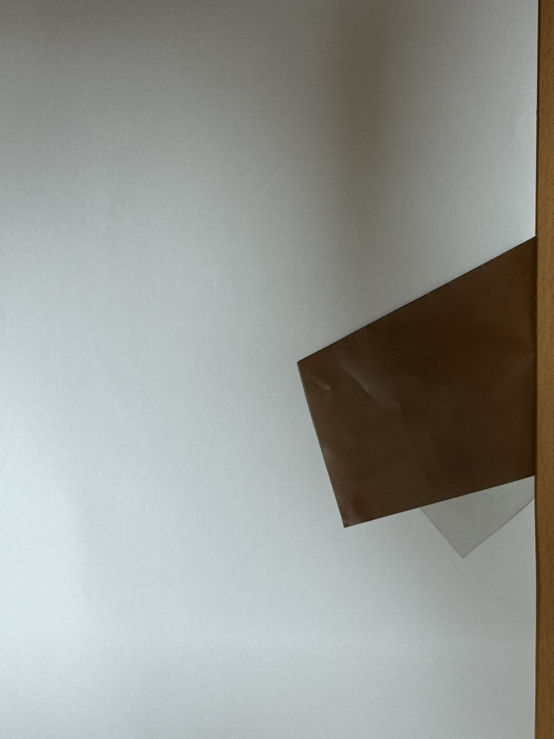
#> input picture fold_paper_2/img/4.jpg, 1108 x 1477 px, found by its file name (shown at 1/2 size)
$ python PaperDetector_edge.py
#> lines starting #> are read from the running program, lines starting #| are printed output that depends on the picture; after the words box and inside, x2 and y2 are one past the last pixel; in counts of white or black regions, pixels touching at a corner belong together
import cv2
import numpy as np


class PaperDetector_edges:
    def __init__(self, image_path):
        self.image_path = image_path
        self.original = None
        self.result = None
        self.contour = None
        self.paper_region = None

    def detect_paper_by_color(self):
        image = cv2.imread(self.image_path)
#> image is the input picture: shape (1477, 1108, 3); mean B, G, R 146.1, 150.9, 148.8
        if image is None:
            print("無法讀取圖像檔案")
            return None, None, None

        # 轉換為灰度圖像
        gray = cv2.cvtColor(image, cv2.COLOR_BGR2GRAY)
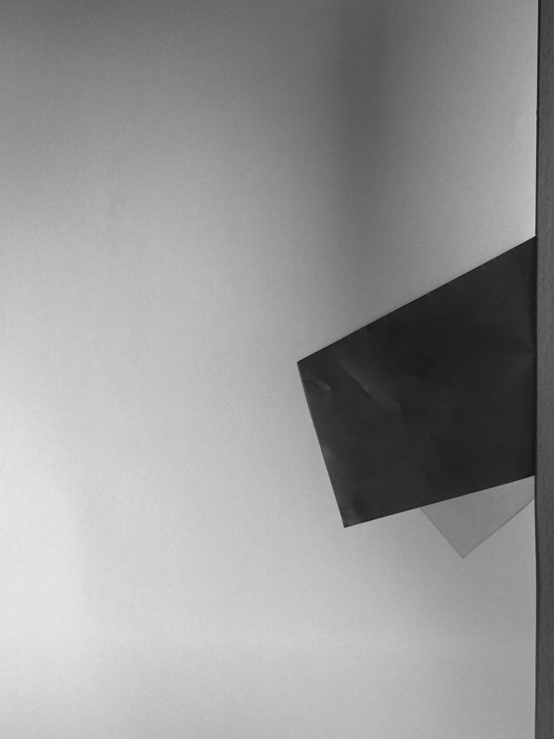
#> gray: shape (1477, 1108) (shown at 1/2 size); min 13, max 233, mean 149.7

        # 高斯模糊降噪
        blurred = cv2.GaussianBlur(gray, (5, 5), 0)

        # Canny邊緣檢測
        edges = cv2.Canny(blurred, 20, 100)
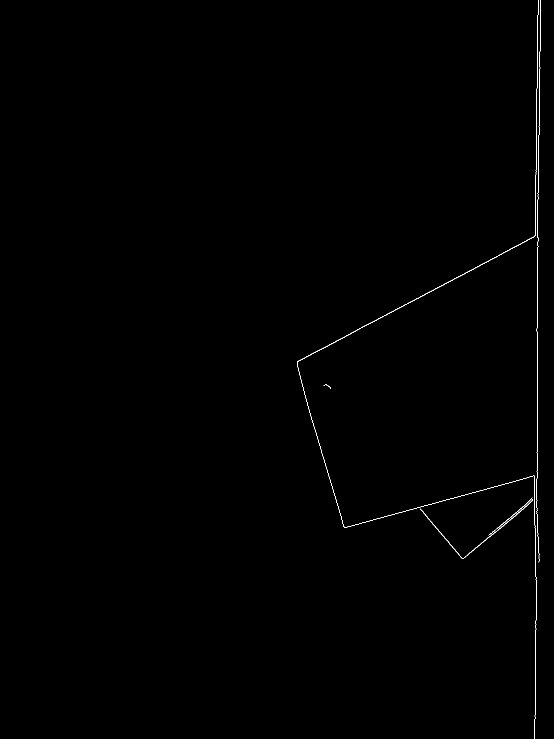
#> edges: shape (1477, 1108) (shown at 1/2 size); 0.25% white in thin lines or dots, all inside (x1, y1, x2, y2) = (594, 0, 1082, 1477)

        # 形態學操作來連接斷開的邊緣
        kernel = np.ones((3, 3), np.uint8)
        edges = cv2.morphologyEx(edges, cv2.MORPH_CLOSE, kernel, iterations=2)
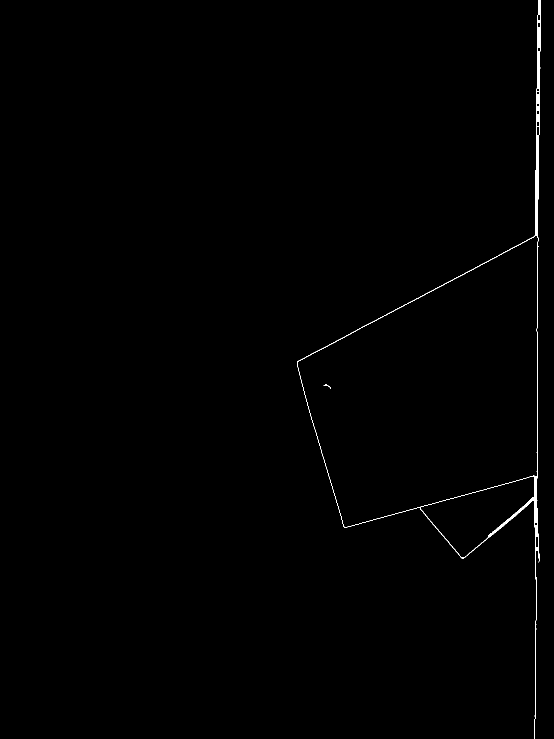
#> edges: shape (1477, 1108) (shown at 1/2 size); 0.4% white; 2 white regions, box (x1, y1, x2, y2) and area: (594, 0, 1082, 1477) 6524, (647, 769, 662, 778) 27
        edges = cv2.morphologyEx(edges, cv2.MORPH_DILATE, kernel, iterations=1)
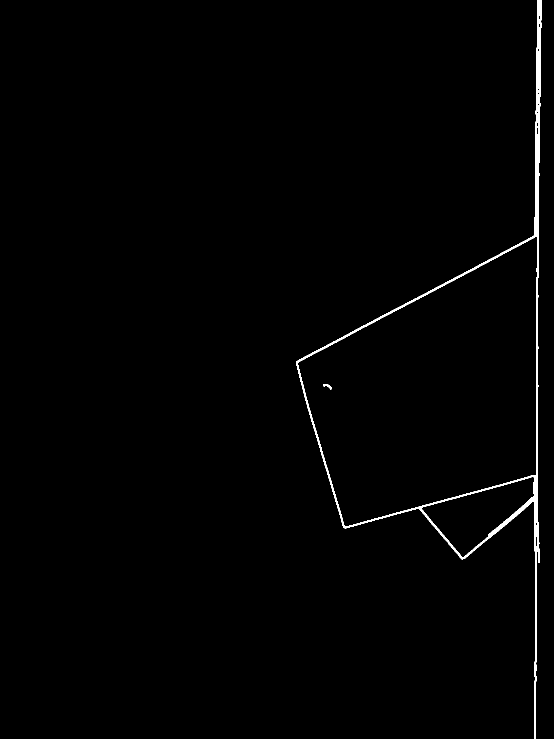
#> edges: shape (1477, 1108) (shown at 1/2 size); 0.86% white; 2 white regions

        # 縮小顯示邊緣圖像視窗
        height, width = edges.shape[:2]
#> height = 1477; width = 1108
        if width > 800:
            scale = 800 / width
#> scale = 0.722
            new_width = int(width * scale)
#> new_width = 800
            new_height = int(height * scale)
#> new_height = 1066
            edges_resized = cv2.resize(edges, (new_width, new_height))
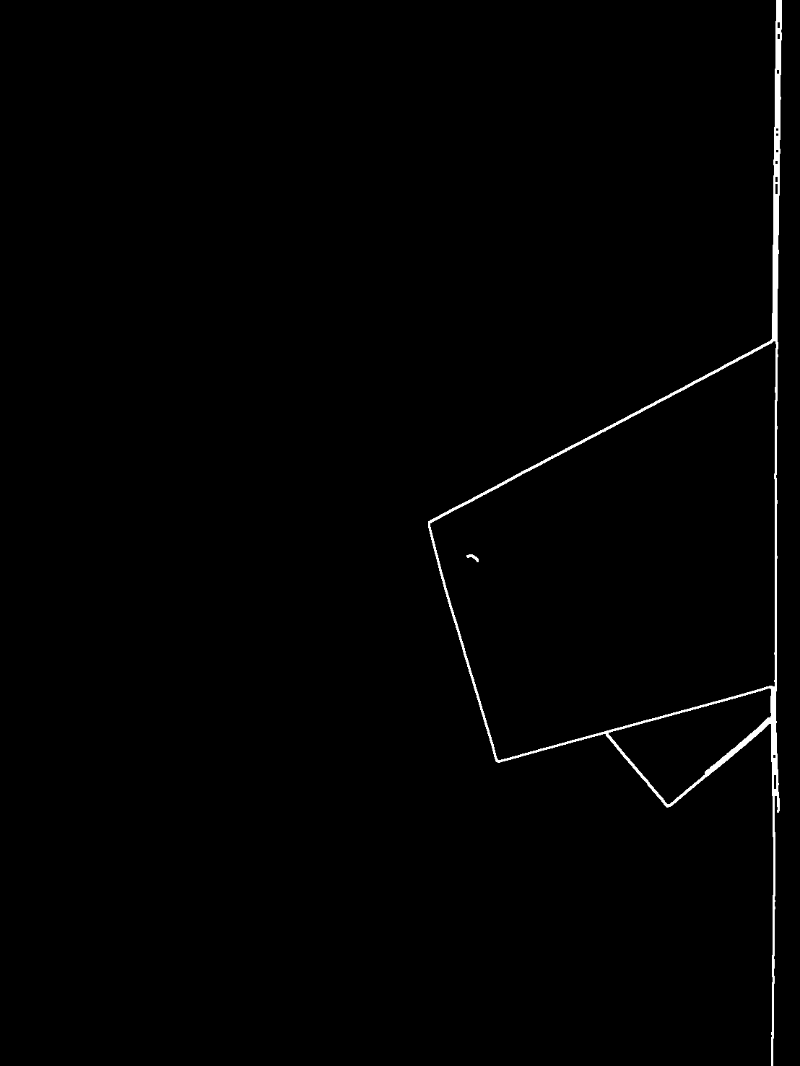
#> edges_resized: shape (1066, 800); min 0, max 255, mean 2.2
        else:
            edges_resized = edges
        # cv2.imshow("edges", edges_resized)
        # 尋找輪廓
        contours, _ = cv2.findContours(
            edges, cv2.RETR_EXTERNAL, cv2.CHAIN_APPROX_SIMPLE
        )
#> contours = 1 contour; box (x1, y1, x2, y2) and area: (593, 0, 1083, 1477) 210747

        # 找到最大面積的輪廓作為紙張
        paper_contour = None
        max_area = 0
        for contour in contours:
            area = cv2.contourArea(contour)
            # 設定最小面積閾值，過濾掉太小的輪廓
            if area > 1000:
                if area > max_area:
                    max_area = area
                    paper_contour = contour
#> this loop made 1 pass
#> (area, max_area) on pass 1: (210747, 210747)
#> after the loop, max_area = 210747; paper_contour = contour of 931 points, box (x1, y1, x2, y2) (593, 0, 1083, 1477), area 210747

        if paper_contour is not None:
            # 多邊形近似，簡化輪廓
            epsilon = 0.02 * cv2.arcLength(paper_contour, True)
#> epsilon = 79.16
            paper_contour = cv2.approxPolyDP(paper_contour, epsilon, True)
#> paper_contour = [[1082, 0], [1069, 469], [593, 722], [687, 1055], [925, 1118], [1068, 1003], [1068, 1476]]

        result_image = image.copy()
        # [9 lines of commented-out code are left out]
        height, width = edges.shape[:2]
        if width > 800:
            scale = 800 / width
            new_width = int(width * scale)
            new_height = int(height * scale)
            edges_resized = cv2.resize(edges, (new_width, new_height))
        else:
            edges_resized = edges
        cv2.imshow("edges", edges_resized)
        cv2.waitKey(0)
        cv2.destroyAllWindows()
        self.original = image
        self.result = result_image
        self.contour = paper_contour
#> self.contour has the same summary as paper_contour
        name = self.image_path.split("\\")[-1].split(".")[0]

        result_path = f"edges\{name}_edges_paper.jpg"
        cv2.imwrite(result_path, edges)
        print(f"結果已儲存為 '{result_path}'")

        return result_path


if __name__ == "__main__":
    image_path = r"img\4.jpg"
    detector = PaperDetector_edges(image_path)
    detector.detect_paper_by_color()
